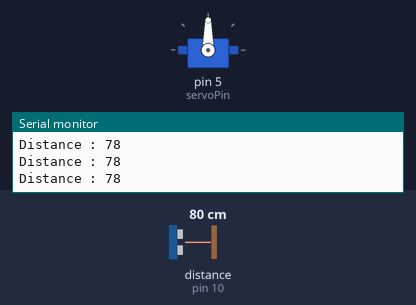
Recording of a sketch running on a simulated Arduino Uno, built with avr-gcc and run on an emulated ATmega328P. Shown: servo, the last lines printed to the serial monitor. Wiring (inferred from the names in the program): ultrasonic range finder: trigger pin 9; echo pin 10. The inputs (shaded band) are chosen by the test bench; at power-on: distance to the obstacle (sensor on pin 10) 80 cm. The echo pulse lasts 58.3 µs per cm.

Above: at 1.2 s.
1.3 s: distance to the obstacle (sensor on pin 10) set to 22 cm
4.3 s: distance to the obstacle (sensor on pin 10) set to 18 cm
At 5.6 s:
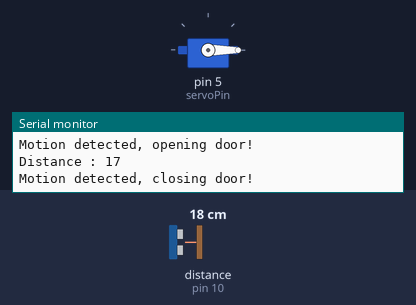
Timing chart, 0 to 7.3 s (numbered marks = the images above; inputs shaded):
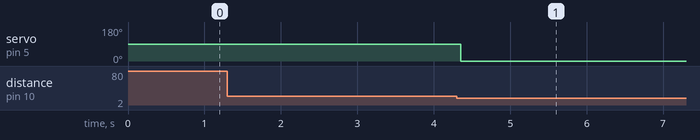

Measured:
- the behaviour switches between 21 and 20 cm on distance to the obstacle (sensor on pin 10) (found by bisection; images 0 and 1)
- after the input at 4.3 s, servo on pin 5 (servoPin): 90° → 0° after 0.05 s

The sketch:

sonar-sevo-motor.ino
```cpp
#include <Arduino.h>
#include <Servo.h>

Servo *servo = new Servo();

const bool isOpen = true;
const bool isClosed = false;
const int CLOSED_POSITION = 512;
const int OPEN_POSITION = 0;

const int servoPin = 5;
const int trigPin = 9;
const int echoPin = 10;

int scenario;

long duration;
int distance;

bool doorState = false;

void setup() {
  pinMode(trigPin, OUTPUT);
  pinMode(echoPin, INPUT);

  servo->attach(servoPin);

  Serial.begin(9600);
}

void loop() {

  digitalWrite(trigPin, LOW);
  delayMicroseconds(3.5);

  digitalWrite(trigPin, HIGH);
  delayMicroseconds(10);
  digitalWrite(trigPin, LOW);

  duration = pulseIn(echoPin, HIGH);
  distance = duration * 0.034/2;

  Serial.print("Distance : ");
  Serial.println(distance);

if (distance < 20){

  if (doorState == isOpen){
    scenario = 1;
  }

  if (doorState == isClosed)
  {
    scenario = 2;
  }

  switch (scenario)
  {
  case 1:
    Serial.println("Motion detected, closing door!");
    servo->write(CLOSED_POSITION);

    doorState = isClosed;

    delay(1000);
    break;

  case 2:
    Serial.println("Motion detected, opening door!");
    servo->write(OPEN_POSITION);

    doorState = isOpen;

    delay(1000);
    break;

  default:
   Serial.println("The door is neither closed nor open...");
   break;
  }

}
}
```

servo-motor.cpp
```cpp
#include "servo-motor.hpp"
```

servo-motor.hpp
```cpp

```

ultrasonic-sensor.cpp
```cpp
#include "ultrasonic-sensor.hpp"

#define TRIG 
```

ultrasonic-sensor.hpp
```cpp

```
